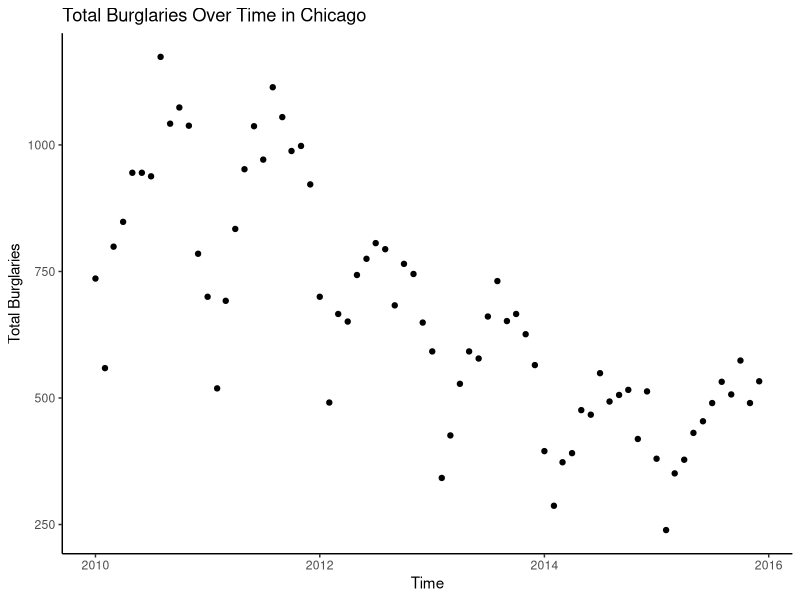

Generate this figure with R: (Note: this script raises an error after producing the figure.)
library(readr)
library(tidyverse)
library(ggplot2)
library(sf)
library(broom)

crime <- read.csv("crime.csv") %>% 
  select(-c(X))

pop <- read.csv("pop.csv")
unemp <- read.csv("unemp.csv")
wealth <- read.csv("wealth.csv")
ym <- read.csv("ym.csv")
colnames(pop) <- c("X", "Population")
colnames(unemp) <- c("X", "Unemployment")
colnames(wealth) <- c("X", "Wealth")
colnames(ym) <- c("X", "YoungMales")

total_burglaries <- data.frame(
  time = colnames(crime),  # Assuming column names represent time
  total = colSums(crime)   # Summing up burglaries for each time period
)

# Convert 'time' column to Date format if needed
total_burglaries$time <- parse_date(total_burglaries$time, format = "count.%Y%m")

# Plot using ggplot
ggplot(total_burglaries, aes(x = time, y = total)) +
  geom_point() +
  labs(x = "Time", y = "Total Burglaries", title = "Total Burglaries Over Time in Chicago") +
  theme_classic()


shape <- read_sf("chipocsouth.shp")

area_count <- shape %>% 
  select(count)

area_count %>% 
  ggplot(aes(fill = count)) +
  geom_sf(aes(geometry = geometry)) +
  labs(fill = "Aggregated Burglary Counts", title = "Burglary Counts by Census Block") +
  scale_fill_gradient(low = "lightblue", high = "darkred") +
  theme_void()

hist(area_count$count)
hist(pop$x)

area_count$X <- 1:nrow(area_count)

area_data <- area_count %>% 
  left_join(pop, by="X") %>% 
  left_join(unemp, by="X") %>% 
  left_join(wealth, by="X") %>% 
  left_join(ym, by="X")

area_data2 <- area_data %>% 
  select(-c(X))
area_data2$geometry <- NULL

cor_matrix <- cor(area_data2) #Change rating to a numeric
cor_matrix_long <- as.data.frame(as.table(cor_matrix))
colnames(cor_matrix_long) <- c("Var1", "Var2", "Correlation")
ggplot(data = cor_matrix_long, aes(x = Var1, y = Var2, fill = Correlation)) +
  geom_tile() +
  scale_fill_gradient2(low = "red", mid = "white", high = "darkblue", midpoint = 0, limits = c(-1, 1)) + 
  theme_minimal() +
  labs(title = "Correlation Heatmap", x = "", y = "") +
  theme(axis.text.x = element_text(angle = 45, hjust = 1))
